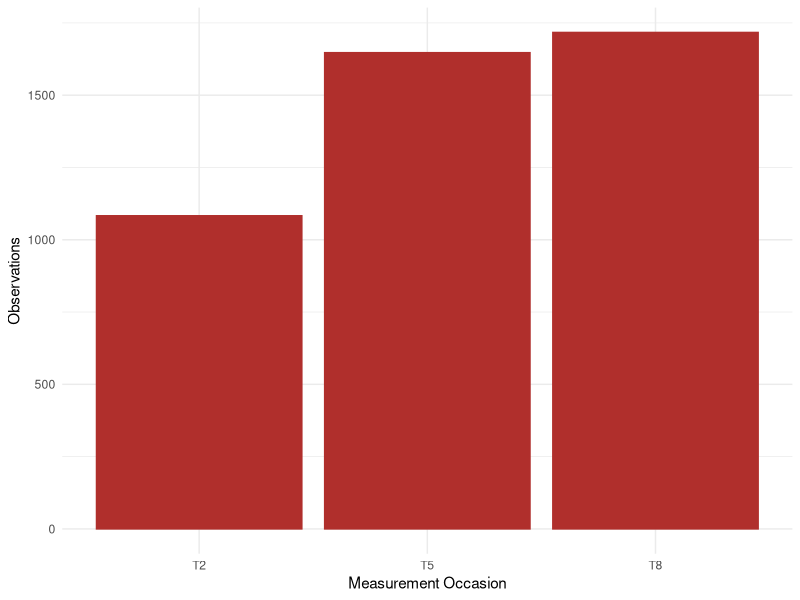
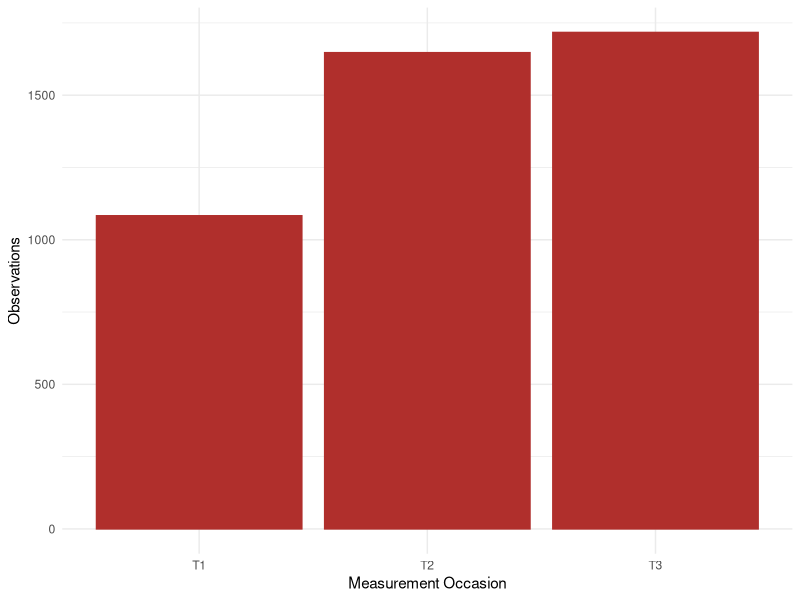

Here is the R script that generated these plots, in order:
## ---- chunk 1
library(ggplot2)

set.seed(1234)
TPs <- c("T2", "T5","T8")
N = sample(800:1780, length(TPs), replace = TRUE)
data = data.frame(TPs = factor(TPs, levels = TPs, ordered = TRUE), N)

ggplot(data, aes(TPs, N)) + 
  theme_minimal() + 
  geom_bar(stat = "identity", color = "#B02F2C", fill = "#B02F2C") + 
  labs(x = "Measurement Occasion", y = "Observations")
## ---- chunk 2
MPs = as.numeric(stringr::str_extract_all(string = TPs, pattern = "\\d+"))
for(i in 1:54) {
  if(i %in% MPs) {
    cat(paste0("<div class=\"measured\">T", i, "</div>", "\n"))
  } else {
    cat(paste0("<div>T", i, "</div>", "\n"))
  }
}
## ---- chunk 3
library(ggplot2)

set.seed(1234)
TPs <- c("T1","T2", "T3")
N = sample(800:1780, length(TPs), replace = TRUE)
data = data.frame(TPs = factor(TPs, levels = TPs, ordered = TRUE), N)

ggplot(data, aes(TPs, N)) + 
  theme_minimal() + 
  geom_bar(stat = "identity", color = "#B02F2C", fill = "#B02F2C") + 
  labs(x = "Measurement Occasion", y = "Observations")
## ---- chunk 4
MPs = as.numeric(stringr::str_extract_all(string = TPs, pattern = "\\d+"))
for(i in 1:54) {
  if(i %in% MPs) {
    cat(paste0("<div class=\"measured\">T", i, "</div>", "\n"))
  } else {
    cat(paste0("<div>T", i, "</div>", "\n"))
  }
}
